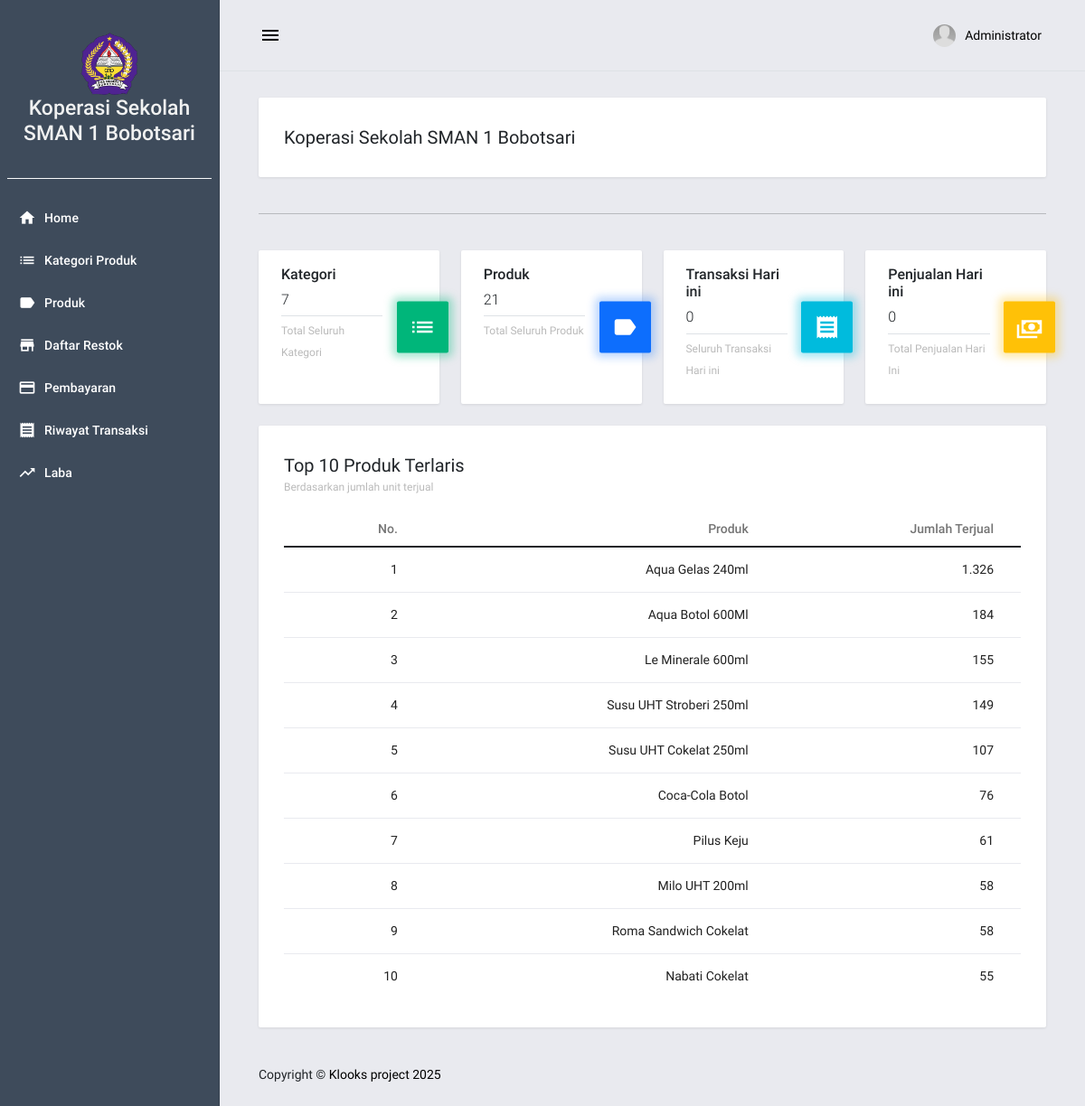
Before: / (signed in) with the older database file.
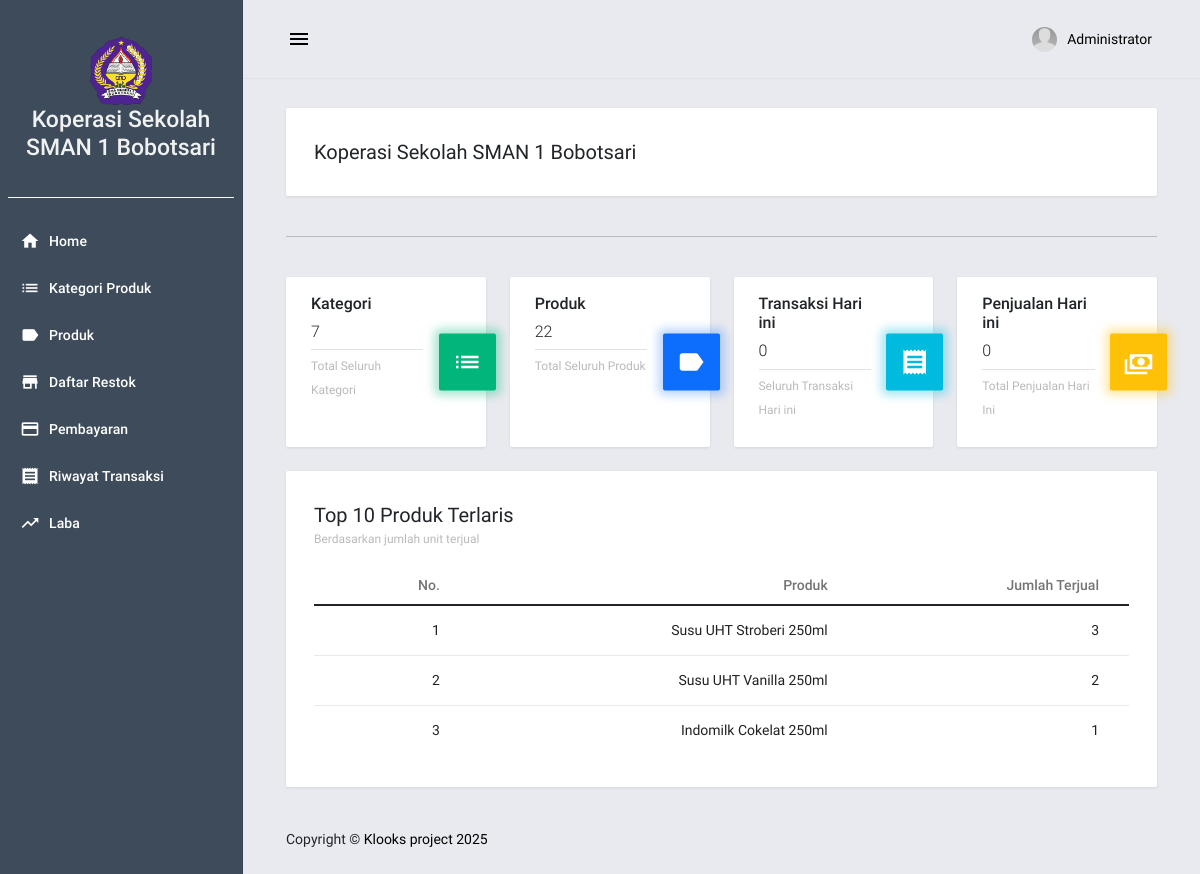
After: the same page with the newer database file.
### posApp/models.py (models this page shows, shortened)
class Products(models.Model):
    code = models.CharField(max_length=100)
    category_id = models.ForeignKey(Category, on_delete=models.CASCADE)
    name = models.TextField()
    price = models.FloatField(default=0)
    modal = models.FloatField(default=0)
    status = models.IntegerField(default=1)
    stock = models.BigIntegerField(default=0)
    date_added = models.DateTimeField(default=timezone.now)
    date_updated = models.DateTimeField(auto_now=True)

### posApp/views.py (the view)
# urls.py: 2. Add a URL to urlpatterns:  path('', views.home, name='home')
@login_required
def home(request):
    now = datetime.now()
    current_year = now.strftime("%Y")
    current_month = now.strftime("%m")
    current_day = now.strftime("%d")
    categories = len(Category.objects.all())
    products = len(Products.objects.all())
    transaction = len(Sales.objects.filter(
        date_added__year=current_year,
        date_added__month = current_month,
        date_added__day = current_day
    ))
    today_sales = Sales.objects.filter(
        date_added__year=current_year,
        date_added__month = current_month,
        date_added__day = current_day
    ).all()
    total_sales = sum(today_sales.values_list('grand_total',flat=True))
    top_products = (
        salesItems.objects.values('product_id', 'product_id__name')
        .annotate(total_qty=Sum('qty'))
        .order_by('-total_qty')[:10]
    )
    context = {
        'page_title':'Home',
        'categories' : categories,
        'products' : products,
        'transaction' : transaction,
        'total_sales' : total_sales,
        'top_products': top_products,
    }
    return render(request, 'posApp/home.html',context)

### posApp/templates/posApp/home.html (shortened to what the changed rows need)
{% extends "posApp/base.html" %} {% load humanize %} {% block pageContent %}
<div class="mdc-layout-grid__cell stretch-card mdc-layout-grid__cell--span-3-desktop mdc-layout-grid__cell--span-3-tablet">
    <div class="mdc-card info-card info-card--primary">
        <div class="card-inner">
            <h5 class="card-title">Produk</h5>
            <h5 class="font-weight-light pb-2 mb-1 border-bottom">{{ products|intcomma }}</h5>
            <p class="tx-12 text-muted">Total Seluruh Produk</p>
            <div class="card-icon-wrapper">
                <i class="material-icons">label</i>
            </div>
        </div>
    </div>
</div>
<div class="mdc-layout-grid__cell stretch-card mdc-layout-grid__cell--span-12">
    <div class="mdc-card">
        <div class="card-inner">
            <div class="table-responsive">
                <table class="table table-hover mb-0">
                    <thead>
                        <tr>
                            <th class="py-2">No.</th>
                            <th class="py-2">Produk</th>
                            <th class="py-2">Jumlah Terjual</th>
                        </tr>
                    </thead>
                    <tbody>
                        {% if top_products %}
                            {% for item in top_products %}
                                <tr>
                                    <td>{{ forloop.counter }}</td>
                                    <td>{{ item.product_id__name }}</td>
                                    <td>{{ item.total_qty|floatformat:0|intcomma }}</td>
                                </tr>
                            {% endfor %}
                        {% else %}
                            <tr>
                                <td colspan="3" class="text-center text-muted">Belum ada data penjualan</td>
                            </tr>
                        {% endif %}
                    </tbody>
                </table>
            </div>
        </div>
    </div>
</div>
{% endblock pageContent %}

Changed rows visible on the page:
no longer on this page (row edited): Products: product_id__name "Aqua Gelas 240ml", total_qty "1.326"
no longer on this page (row edited): Products: product_id__name "Aqua Botol 600Ml", total_qty "184"
no longer on this page (row edited): Products: product_id__name "Le Minerale 600ml", total_qty "155"
no longer on this page (row edited): Products: product_id__name "Susu UHT Cokelat 250ml", total_qty "107"
no longer on this page (row edited): Products: product_id__name "Coca-Cola Botol", total_qty "76"
no longer on this page (row edited): Products: product_id__name "Pilus Keju", total_qty "61"
no longer on this page (row edited): Products: product_id__name "Milo UHT 200ml", total_qty "58"
no longer on this page (row edited): Products: product_id__name "Roma Sandwich Cokelat", total_qty "58"
no longer on this page (row edited): Products: product_id__name "Nabati Cokelat", total_qty "55"
changed Products "Susu UHT Stroberi 250ml": total_qty "149" → "3"
now on this page (row edited): Products: product_id__name "Susu UHT Vanilla 250ml", total_qty "2"
now on this page (row edited): Products: product_id__name "Indomilk Cokelat 250ml", total_qty "1"
Other visible differences:
{{ products|intcomma }}: "21" → "22"
